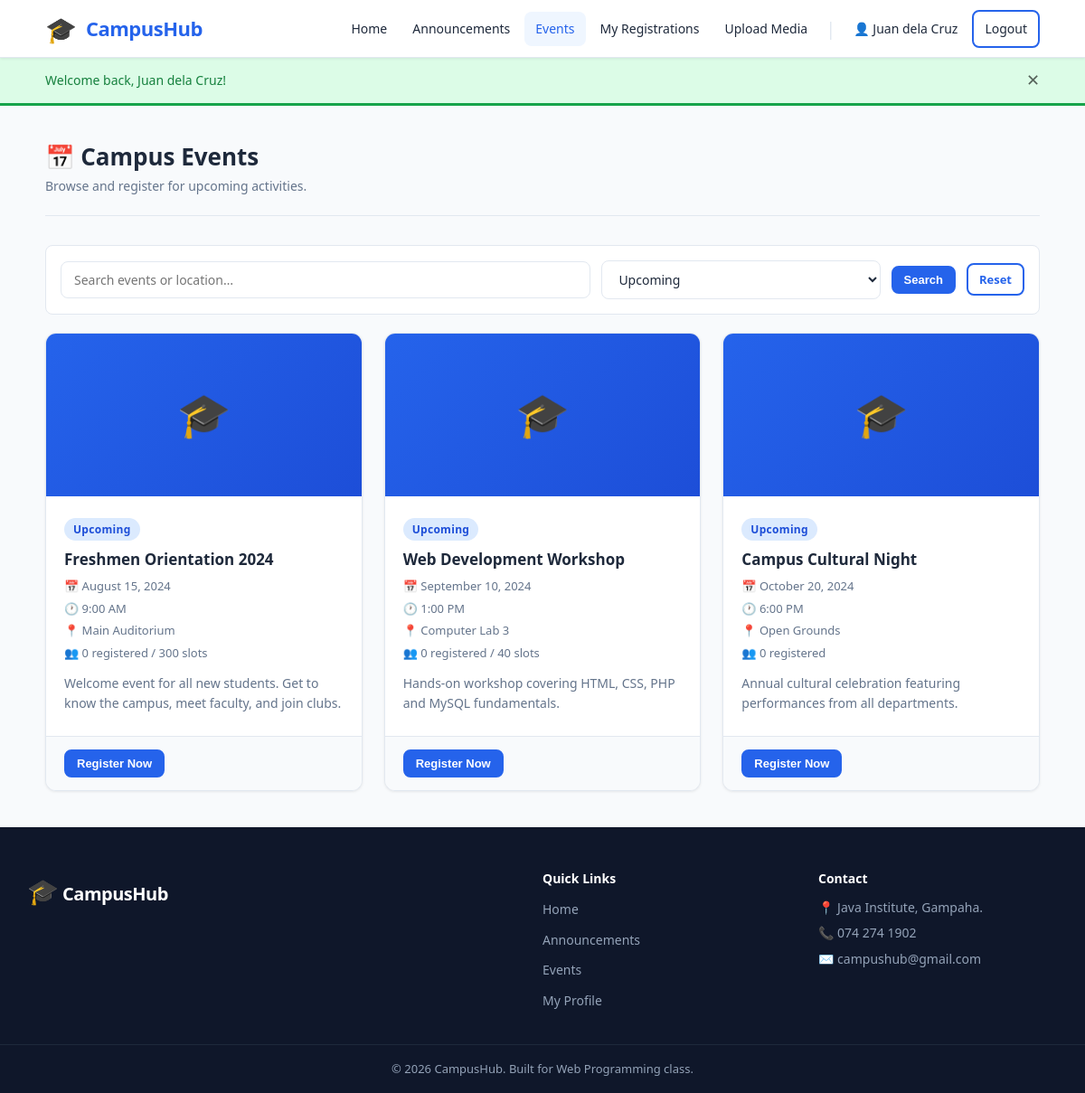
Page /student/events.php (signed in) on the committed database.
### tables this page shows
CREATE TABLE IF NOT EXISTS events (
    id              INT UNSIGNED    NOT NULL AUTO_INCREMENT,
    title           VARCHAR(200)    NOT NULL,
    description     TEXT            DEFAULT NULL,
    location        VARCHAR(200)    DEFAULT NULL,
    event_date      DATE            NOT NULL,
    event_time      TIME            DEFAULT NULL,
    max_slots       SMALLINT UNSIGNED DEFAULT NULL,      
    status          ENUM('upcoming','ongoing','completed','cancelled') NOT NULL DEFAULT 'upcoming',
    banner_image    VARCHAR(255)    DEFAULT NULL,        
    teaser_video    VARCHAR(255)    DEFAULT NULL,        
    created_by      INT UNSIGNED    NOT NULL,            
    created_at      TIMESTAMP       NOT NULL DEFAULT CURRENT_TIMESTAMP,
    updated_at      TIMESTAMP       NOT NULL DEFAULT CURRENT_TIMESTAMP ON UPDATE CURRENT_TIMESTAMP,
    PRIMARY KEY (id),
    INDEX idx_event_date (event_date),
    INDEX idx_status (status),
    FOREIGN KEY (created_by) REFERENCES users(id) ON UPDATE CASCADE ON DELETE RESTRICT
);

### includes/functions.php (called while the page is built, shortened)
<?php
function e($value) {
    return htmlspecialchars($value, ENT_QUOTES, 'UTF-8');
}
function get($key, $default = '') {
    return isset($_GET[$key]) ? trim($_GET[$key]) : $default;
}
function fetchAll($conn, $sql, $types = '', $params = []) {
    $stmt = $conn->prepare($sql);
    if ($types && $params) {
        $stmt->bind_param($types, ...$params);
    }
    $stmt->execute();
    $result = $stmt->get_result();
    $rows   = $result->fetch_all(MYSQLI_ASSOC);
    return $rows;
}
function formatDate($date) {
    $ts = strtotime($date);
    return $ts ? date('F j, Y', $ts) : $date;
}
function formatTime($time) {
    $ts = strtotime($time);
    return $ts ? date('g:i A', $ts) : $time;
}
function eventStatusBadge($status) {
    $map = [
        'upcoming'  => 'badge-primary',
        'ongoing'   => 'badge-success',
        'completed' => 'badge-secondary',
        'cancelled' => 'badge-danger',
    ];
    return isset($map[$status]) ? $map[$status] : 'badge-secondary';
}

### student/events.php (the view, shortened to what this page needs)
<?php
require_once __DIR__ . '/../config/config.php';
require_once __DIR__ . '/../includes/functions.php';
$userId  = $_SESSION['user_id'];
$search = get('search');
$status = get('status', 'upcoming');
$sql = "SELECT e.*,
        (SELECT COUNT(*) FROM registrations WHERE event_id = e.id AND status != 'cancelled') AS reg_count,
        (SELECT id FROM registrations WHERE student_id = ? AND event_id = e.id AND status != 'cancelled' LIMIT 1) AS my_reg_id,
        (SELECT status FROM registrations WHERE student_id = ? AND event_id = e.id AND status != 'cancelled' LIMIT 1) AS my_reg_status,
        (SELECT attendance FROM registrations WHERE student_id = ? AND event_id = e.id AND status != 'cancelled' LIMIT 1) AS my_attendance
        FROM events e
        WHERE 1=1";
$types  = 'iii';
$params = [$userId, $userId, $userId];
if ($status) {
    $sql    .= ' AND e.status = ?';
    $types  .= 's';
    $params[] = $status;
}
$sql .= ' ORDER BY e.event_date ASC';
$events = fetchAll($conn, $sql, $types, $params);
require_once __DIR__ . '/../includes/header.php';
?>
<div class="page-header">
    <div><h1>📅 Campus Events</h1><p>Browse and register for upcoming activities.</p></div>
</div>
<form method="GET" action="" class="filter-bar">
    <input type="text" name="search" placeholder="Search events or location…"
           value="<?= e($search) ?>" style="flex:2;">
    <select name="status">
        <?php foreach (['upcoming','ongoing','completed','cancelled'] as $s): ?>
        <option value="<?= $s ?>" <?= $status === $s ? 'selected' : '' ?>><?= ucfirst($s) ?></option>
        <?php endforeach; ?>
    </select>
    <button type="submit" class="btn btn-primary btn-sm">Search</button>
    <a href="<?= SITE_URL ?>/student/events.php" class="btn btn-outline btn-sm">Reset</a>
</form>
<?php if (!empty($events)): ?>
<div class="event-grid">
    <?php foreach ($events as $event): ?>
    <?php
        $slotsLeft    = $event['max_slots'] ? max(0, $event['max_slots'] - $event['reg_count']) : null;
        $isRegistered = !empty($event['my_reg_id']);
        $isFull       = ($event['max_slots'] && $slotsLeft === 0);
        $myAtt        = $event['my_attendance'] ? $event['my_attendance'] : 'not_marked';
    ?>
    <div class="card event-card">
        <?php if ($event['banner_image']): ?>
            <img src="<?= SITE_URL ?>/uploads/<?= e($event['banner_image']) ?>"
                 alt="<?= e($event['title']) ?>" class="event-banner">
        <?php else: ?>
            <div class="event-banner-placeholder">🎓</div>
        <?php endif; ?>
        <div class="card-body">
            <div style="display:flex;gap:6px;flex-wrap:wrap;margin-bottom:10px;">
                <span class="badge <?= eventStatusBadge($event['status']) ?>"><?= ucfirst($event['status']) ?></span>
            </div>
            <h3><?= e($event['title']) ?></h3>
            <div class="event-meta">
                <span>📅 <?= formatDate($event['event_date']) ?></span>
                <?php if ($event['event_time']): ?>
                    <span>🕐 <?= formatTime($event['event_time']) ?></span>
                <?php endif; ?>
                <?php if ($event['location']): ?>
                    <span>📍 <?= e($event['location']) ?></span>
                <?php endif; ?>
                <span>👥 <?= $event['reg_count'] ?> registered
                    <?= $event['max_slots'] ? '/ ' . $event['max_slots'] . ' slots' : '' ?>
                </span>
            </div>
            <p style="font-size:14px;color:var(--text-muted);">
                <?= e(mb_substr($event['description'], 0, 120)) ?><?= strlen($event['description']) > 120 ? '…' : '' ?>
            </p>
        </div>
        <div class="card-footer">
            <?php if ($event['status'] !== 'upcoming'): ?>
                <div style="display:flex;gap:8px;flex-wrap:wrap;align-items:center;">
                    <?php if ($isRegistered): ?>
                        <span class="badge <?= registrationStatusBadge($event['my_reg_status']) ?>">
                            Registration: <?= ucfirst($event['my_reg_status']) ?>
                        </span>
                    <?php endif; ?>
                    <?php if ($myAtt === 'attended'): ?>
                        <span class="badge badge-success">✅ Attended</span>
                    <?php elseif ($myAtt === 'absent'): ?>
                        <span class="badge badge-danger">❌ Absent</span>
                    <?php else: ?>
                        <span class="text-muted" style="font-size:13px;">Registration closed</span>
                    <?php endif; ?>
                </div>
            <?php elseif ($isFull): ?>
                <span class="badge badge-danger">Event Full</span>
            <?php else: ?>
                <form method="POST">
                    <button type="submit" class="btn btn-primary btn-sm"
                            data-confirm="Register for '<?= e(addslashes($event['title'])) ?>'?">
                        Register Now
                    </button>
                </form>
            <?php endif; ?>
        </div>
    </div>
    <?php endforeach; ?>
</div>
<?php endif; ?>
<?php require_once __DIR__ . '/../includes/footer.php'; ?>

### assets/css/style.css (style rules this page uses)
:root { --primary: #2563eb; --primary-dark: #1d4ed8; --primary-light: #eff6ff; --secondary: #64748b; --success: #16a34a; --warning: #d97706; --danger: #dc2626; --info: #0891b2; --bg: #f8fafc; --surface: #ffffff; --border: #e2e8f0; --text: #1e293b; --text-muted: #64748b; --radius: 8px; --radius-lg: 12px; --shadow-sm: 0 1px 3px rgba(0,0,0,.08); --shadow: 0 4px 12px rgba(0,0,0,.10); --shadow-lg: 0 8px 24px rgba(0,0,0,.12); --font: 'Segoe UI', system-ui, -apple-system, sans-serif; --header-h: 64px; --container-w: 1140px; }
*, *::before, *::after { box-sizing: border-box; margin: 0; padding: 0; }
html { scroll-behavior: smooth; }
body { font-family: var(--font); font-size: 16px; line-height: 1.6; color: var(--text); background: var(--bg); min-height: 100vh; display: flex; flex-direction: column; }
a { color: var(--primary); text-decoration: none; }
h1, h2, h3, h4, h5, h6 { line-height: 1.3; font-weight: 700; color: var(--text); }
.btn { display: inline-flex; align-items: center; gap: 6px; padding: 10px 20px; border-radius: var(--radius); font-size: 14px; font-weight: 600; cursor: pointer; border: 2px solid transparent; transition: background .15s, transform .1s, box-shadow .15s; text-decoration: none; white-space: nowrap; }
.btn-primary { background: var(--primary); color: #fff; border-color: var(--primary); }
.btn-outline { background: transparent; color: var(--primary); border-color: var(--primary); }
.btn-sm { padding: 6px 12px; font-size: 13px; }
.card { background: var(--surface); border: 1px solid var(--border); border-radius: var(--radius-lg); box-shadow: var(--shadow-sm); overflow: hidden; }
.card-body { padding: 24px 20px; }
.card-footer { padding: 14px 20px; border-top: 1px solid var(--border); background: var(--bg); }
.event-grid { display: grid; grid-template-columns: repeat(auto-fill, minmax(300px, 1fr)); gap: 24px; }
.event-card { display: flex; flex-direction: column; }
.event-card .event-banner-placeholder { width: 100%; height: 180px; background: linear-gradient(135deg, var(--primary), var(--primary-dark)); display: flex; align-items: center; justify-content: center; font-size: 48px; }
.event-card .card-body { flex: 1; }
.event-card h3 { font-size: 17px; margin-bottom: 8px; }
.event-meta { display: flex; flex-direction: column; gap: 4px; font-size: 13px; color: var(--text-muted); margin-bottom: 12px; }
.event-meta span { display: flex; align-items: center; gap: 6px; }
.badge { display: inline-block; padding: 3px 10px; border-radius: 999px; font-size: 12px; font-weight: 600; letter-spacing: .3px; }
.badge-primary { background: #dbeafe; color: #1d4ed8; }
input[type="text"], input[type="email"], input[type="password"], input[type="date"], input[type="time"], input[type="number"], input[type="file"], select, textarea { width: 100%; padding: 10px 14px; border: 1px solid var(--border); border-radius: var(--radius); font-family: var(--font); font-size: 14px; color: var(--text); background: var(--surface); transition: border-color .15s, box-shadow .15s; outline: none; }
select { cursor: pointer; }
.page-header { margin-bottom: 32px; padding-bottom: 20px; border-bottom: 1px solid var(--border); display: flex; align-items: flex-start; justify-content: space-between; flex-wrap: wrap; gap: 12px; }
.page-header h1 { font-size: 26px; }
.page-header p { color: var(--text-muted); font-size: 14px; margin-top: 4px; }
.filter-bar { display: flex; gap: 12px; align-items: center; flex-wrap: wrap; margin-bottom: 20px; padding: 16px; background: var(--surface); border: 1px solid var(--border); border-radius: var(--radius); }
.filter-bar input, .filter-bar select { flex: 1; min-width: 160px; }

### rows in the picture
events: status "Upcoming", title "Freshmen Orientation 2024", event_date "August 15, 2024", event_time "9:00 AM", location "Main Auditorium", reg_count "0", max_slots "300", description "Welcome event for all new students. Get to know the campus, meet faculty, and join clubs."
events: status "Upcoming", title "Web Development Workshop", event_date "September 10, 2024", event_time "1:00 PM", location "Computer Lab 3", reg_count "0", max_slots "40", description "Hands-on workshop covering HTML, CSS, PHP and MySQL fundamentals."
events: status "Upcoming", title "Campus Cultural Night", event_date "October 20, 2024", event_time "6:00 PM", location "Open Grounds", reg_count "0", description "Annual cultural celebration featuring performances from all departments."

### other values in the picture
SITE_NAME "CampusHub"
$userName "Juan dela Cruz"
$_SESSION['flash_message'] "Welcome back, Juan dela Cruz!"
form field status "Upcoming"
